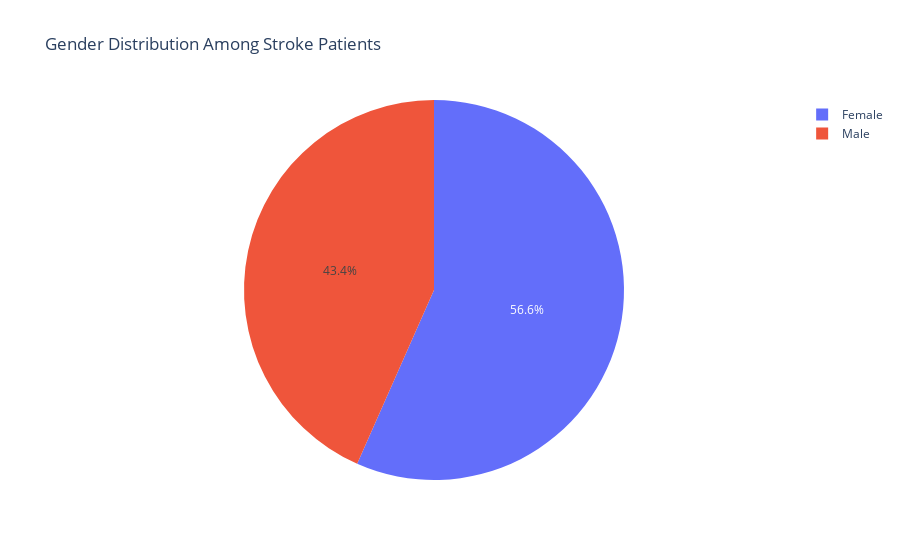

Here is the notebook cell this chart was saved with:
### Markdown cell above
## 4. Gender Distribution Among Stroke Patients (KPI Pie Chart)

### Code cell
stroke_gender = df[df['stroke'] == 1]['gender'].value_counts().reset_index()
stroke_gender.columns = ['gender', 'count']
fig4 = px.pie(stroke_gender, names='gender', values='count',
              title='Gender Distribution Among Stroke Patients')
fig4.show()

### Figure 1 — Plotly figure (JSON) as saved in the notebook; plotly's stock layout.template omitted (floating-point values rounded to 4 significant figures)
{"data": [{"domain": {"x": [0, 1], "y": [0, 1]}, "hovertemplate": "gender=%{label}<br>count=%{value}<extra></extra>", "labels": ["Female", "Male"], "legendgroup": "", "name": "", "showlegend": true, "type": "pie", "values": [141, 108]}], "layout": {"legend": {"tracegroupgap": 0}, "title": {"text": "Gender Distribution Among Stroke Patients"}}}
